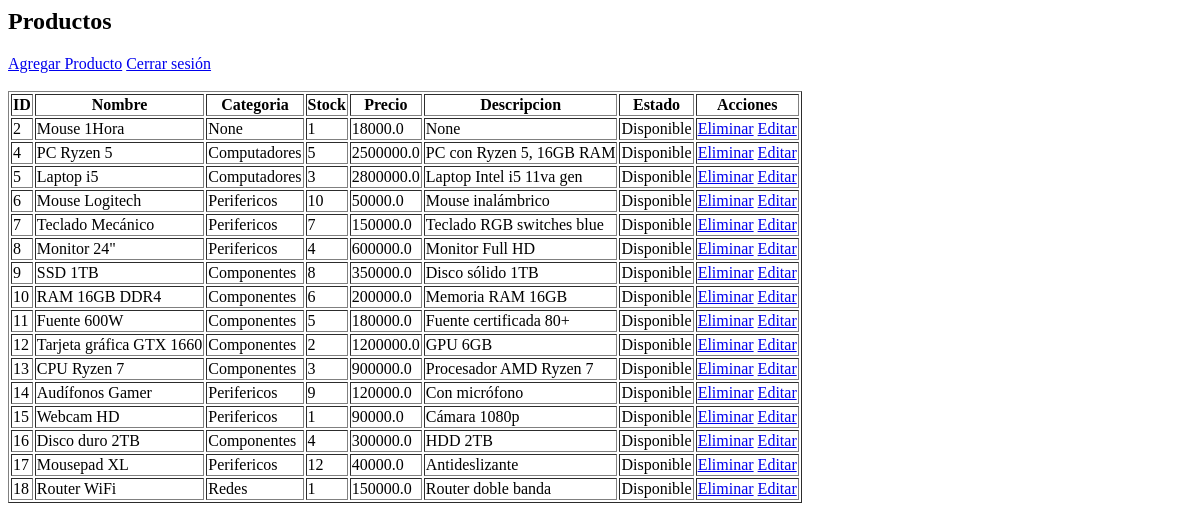
The page /productos (signed in) on the database as committed earlier.
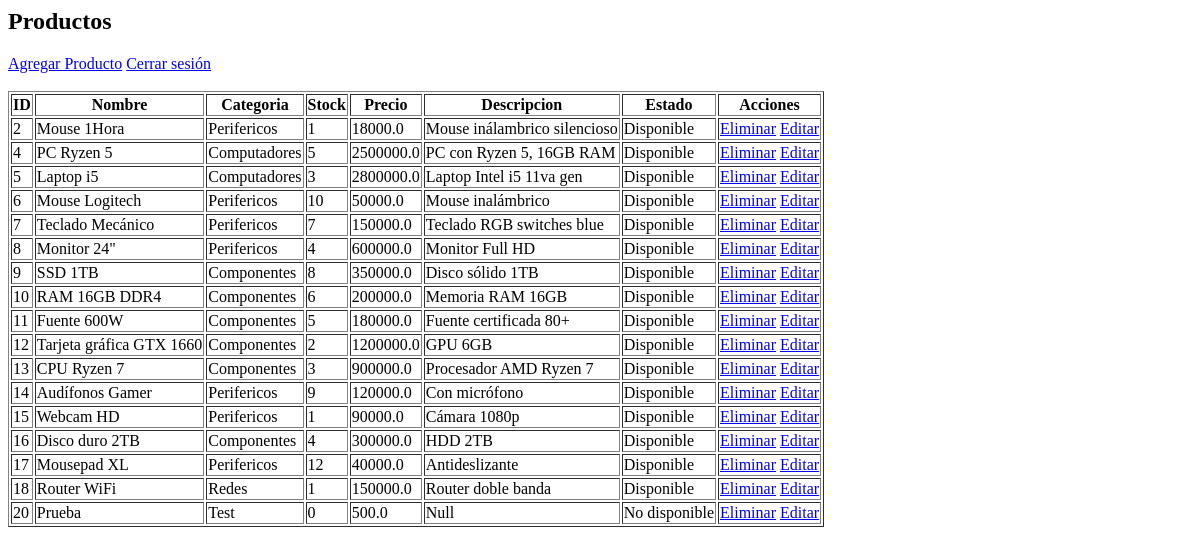
The same page on the database as committed later.
### tables this page shows
CREATE TABLE productos (
    id INTEGER PRIMARY KEY AUTOINCREMENT,
    nombre TEXT,
    categoria TEXT,
    stock INTEGER,
    precio_user REAL,
    precio_in REAL,
    descripcion TEXT
, activo INTEGER DEFAULT 1);

### app.py (the view, shortened to what this page needs)
@app.route("/productos")
def productos():
    db = get_db()
    if session.get('rol') in ['admin', 'empleado']:
        productos = db.execute("""
            SELECT *,
            CASE
                WHEN activo = 1 THEN 'Disponible'
                ELSE 'No disponible'
            END AS estado
            FROM productos
        """).fetchall()
    return render_template("productos.html", productos=productos)

### app.py (called while the page is built)
def get_db():
    conn = sqlite3.connect("inventario.db")
    conn.row_factory = sqlite3.Row
    return conn

### templates/productos.html (shortened to what this page needs)
<html lang="es">
<h2>Productos</h2>
{% if session['rol'] == 'admin' %}
    <a href="/agregar_producto">Agregar Producto</a>
{% endif %}
{% if session.get('user_id') %}
    <a href="/logout">Cerrar sesión</a>
{% else %}
    <a href="/login">Login</a>
{% endif %}
<br><br>
<table border="1">
    <tr>
        <th>ID</th>
        <th>Nombre</th>
        <th>Categoria</th>
        <th>Stock</th>
        <th>Precio</th>
        <th>Descripcion</th>
        {% if session['rol'] == 'admin' or session['rol'] == 'empleado' %}
        <th>Estado</th>
        <th>Acciones</th>
        {% endif %}
    </tr>
    {% for producto in productos %}
    <tr>
        <td>{{ producto.id }}</td>
        <td>{{ producto.nombre }}</td>
        <td>{{ producto.categoria }}</td>
        <td>{{ producto.stock }}</td>
        <td>{{ producto.precio_user }}</td>
        <td>{{ producto.descripcion }}</td>
        {% if session['rol'] == 'admin' or session['rol'] == 'empleado' %}
        <td>{% if producto.activo == 1 %}Disponible{% else %}No disponible{% endif %}</td>
        {% endif %}
        {% if session['rol'] == 'empleado' or session['rol']=='admin' %}
        <td>
            {% if session['rol'] == 'admin' %}
            <a href="/eliminar_producto/{{ producto.id }}">Eliminar</a>
            {% endif %}
            {% if session['rol'] == 'empleado' or session['rol']=='admin' %}
            <a href="/editar_producto/{{ producto.id }}">Editar</a>
        </td>
        {% endif %}
        {% endif %}
        {% endfor %}
    </tr>
</table>

Rows that differ between the two databases and show on the page:
changed productos "Mouse 1Hora": categoria "None" → "Perifericos"; descripcion "None" → "Mouse inálambrico silencioso"
added productos: id "20", nombre "Prueba", categoria "Test", stock "0", precio_user "500.0", descripcion "Null", activo "No disponible"
